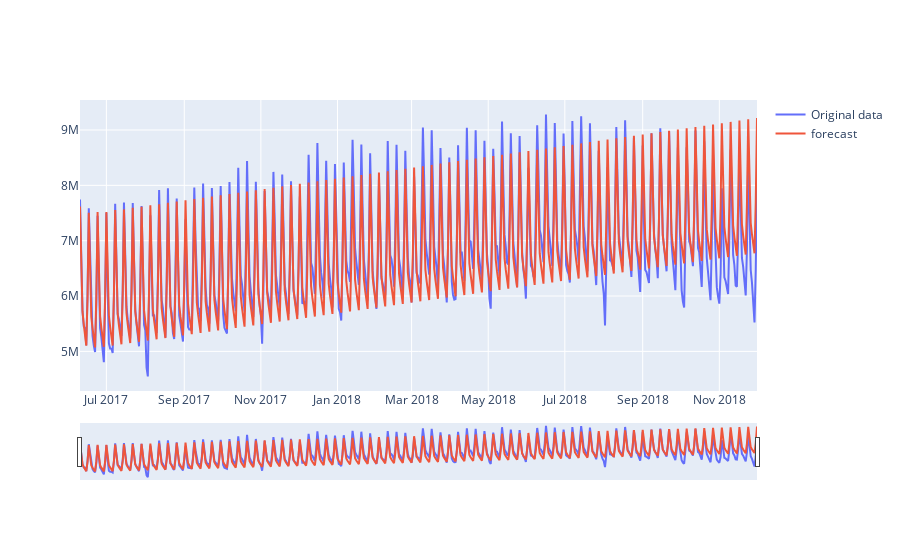

Notebook code cell kept with this figure:
### Code cell
fig = go.Figure()

fig.add_trace(go.Scatter(x=df.loc[train_size:]['date'], y=test, name='Original data'))
fig.add_trace(go.Scatter(x=df.loc[train_size:]['date'], y=forecasts, name='forecast'))

fig.update_layout(
    xaxis=dict(
        rangeslider=dict(
            visible=True
        ),
        type="date"
    )
)
fig.show()

### Figure 1 — Plotly figure (JSON) as saved in the notebook; plotly's stock layout.template omitted (floating-point values rounded to 4 significant figures; data arrays with more than 128 entries replaced by an {"elided": "..."} marker saying what was removed)
{"data": [{"name": "Original data", "type": "scatter", "x": {"elided": "540 str values"}, "y": {"elided": "540 float values"}}, {"name": "forecast", "type": "scatter", "x": {"elided": "540 str values"}, "y": {"elided": "540 float values"}}], "layout": {"xaxis": {"rangeslider": {"visible": true}, "type": "date"}}}
